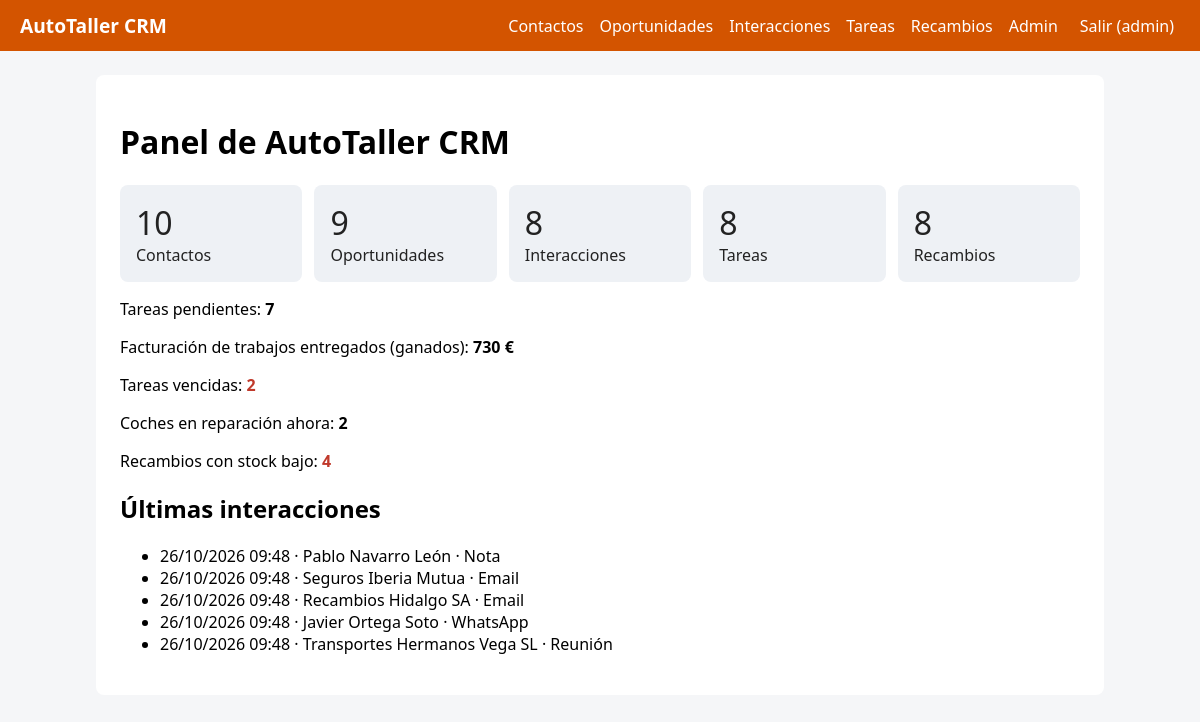
The app's page / (signed in) with its own data.
### interacciones/models.py (models this page shows, shortened)
class Interaccion(models.Model):
    CANALES = [
        ('llamada', 'Llamada'),
        ('email', 'Email'),
        ('reunion', 'Reunión'),
        ('nota', 'Nota'),
        ('whatsapp', 'WhatsApp'),           # Avisos de "tu coche está listo" y envío de presupuestos
        ('mostrador', 'En mostrador'),      # Cliente que pasa por el taller en persona
    ]
    contacto = models.ForeignKey(
        'contactos.Contacto',
        on_delete=models.CASCADE,
        related_name='interacciones'
    )
    canal = models.CharField(
        max_length=20,
        choices=CANALES,
        default='nota'
    )
    resumen = models.TextField()
    fecha = models.DateTimeField(default=timezone.now)
    autor = models.ForeignKey(
        'auth.User',
        on_delete=models.SET_NULL,
        null=True,
        blank=True
    )
    class Meta:
        ordering = ['-fecha']
        verbose_name_plural = 'interacciones'

### contactos/models.py (models this page shows, shortened)
class Contacto(models.Model):
    TIPOS = [
        ('particular', 'Cliente particular'),
        ('empresa', 'Empresa / flota'),
        ('proveedor', 'Proveedor de recambios'),   # OJO: el módulo recambios filtra por este valor
        ('aseguradora', 'Aseguradora'),
        ('otro', 'Otro'),
    ]
    nombre = models.CharField(max_length=120)                        # Texto corto. max_length es OBLIGATORIO
    tipo = models.CharField(max_length=20, choices=TIPOS, default='particular')  # choices -> desplegable en formularios
    email = models.EmailField(blank=True)                            # blank=True -> se puede dejar vacío
    telefono = models.CharField(max_length=30, blank=True)           # Teléfono como texto (admite +34, espacios)
    notas = models.TextField(blank=True)                             # Texto largo
    creado = models.DateTimeField(auto_now_add=True)                 # auto_now_add -> fecha de creación automática
    matricula = models.CharField(max_length=15, blank=True, help_text='Ej: 1234 BCD')
    vehiculo = models.CharField('vehículo', max_length=80, blank=True, help_text='Marca y modelo')
    class Meta:
        ordering = ['nombre']              # Orden por defecto. '-campo' = descendente
    def __str__(self):
        return self.nombre                 # Cómo se muestra el objeto en admin, desplegables, títulos

### core/views.py (the view)
# urls.py: path('', views.inicio, name='inicio'),
@login_required   # Sin sesión iniciada -> redirige al login
def inicio(request):
    resumen = []
    for app, modelo, etiqueta in [('contactos', 'Contacto', 'Contactos'),
                                  ('oportunidades', 'Oportunidad', 'Oportunidades'),
                                  ('interacciones', 'Interaccion', 'Interacciones'),
                                  ('tareas', 'Tarea', 'Tareas'),
                                  ('recambios', 'Recambio', 'Recambios')]:   # Módulo propio (Nivel 4)
        M = _modelo(app, modelo)
        if M:
            resumen.append({'etiqueta': etiqueta, 'n': M.objects.count(), 'url': f'{app}:index'})
    ultimas, pendientes, ganado = [], None, None
    vencidas, en_reparacion, stock_bajo = None, None, None
    Inter = _modelo('interacciones', 'Interaccion')
    if Inter:
        ultimas = Inter.objects.select_related('contacto')[:5]      # Últimas 5 (el modelo ya ordena por -fecha)
    Tarea = _modelo('tareas', 'Tarea')
    if Tarea:
        pendientes = Tarea.objects.filter(hecha=False).count()      # filter(campo=valor) = WHERE
        vencidas = Tarea.objects.filter(hecha=False, vence__lt=date.today()).count()
    Op = _modelo('oportunidades', 'Oportunidad')
    if Op:
        ganado = Op.objects.filter(etapa=Op.ETAPA_GANADA).aggregate(t=Sum('importe'))['t'] or 0   # Sum = suma de la columna
        en_reparacion = Op.objects.filter(etapa=Op.ETAPA_EN_REPARACION).count()
    Recambio = _modelo('recambios', 'Recambio')
    if Recambio:
        stock_bajo = Recambio.objects.filter(stock__lte=F('stock_minimo')).count()
    return render(request, 'core/inicio.html', {
        'resumen': resumen, 'ultimas': ultimas, 'pendientes': pendientes, 'ganado': ganado,
        'vencidas': vencidas, 'en_reparacion': en_reparacion, 'stock_bajo': stock_bajo})

### core/context_processors.py (called while the page is built)
def crm(request):
    return {
        'NOMBRE_CRM': settings.NOMBRE_CRM,
        'COLOR': settings.COLOR_PRINCIPAL,
        'modulos': [{'nombre': m.capitalize(), 'url': f'{m}:index'} for m in settings.MODULOS_CRM],
    }

### core/views.py (called while the page is built)
def _modelo(app, nombre):
    try:
        return apps.get_model(app, nombre)
    except LookupError:
        return None

### core/templates/core/inicio.html (shortened to what this page needs)
{% extends 'core/base.html' %}
{% block content %}
<h1>Panel de {{ NOMBRE_CRM }}</h1>
<div style="display:flex;gap:12px;flex-wrap:wrap">
{% for r in resumen %}
 <a href="{% url r.url %}" style="flex:1;min-width:140px;background:#eef1f5;padding:16px;border-radius:8px;text-decoration:none;color:#222">
  <div style="font-size:2em">{{ r.n }}</div>{{ r.etiqueta }}</a>
{% endfor %}
</div>
{% if pendientes != None %}<p>Tareas pendientes: <strong>{{ pendientes }}</strong></p>{% endif %}
{% if ganado != None %}<p>Facturación de trabajos entregados (ganados): <strong>{{ ganado }} €</strong></p>{% endif %}
{% if vencidas != None %}<p>Tareas vencidas: <strong {% if vencidas %}style="color:#c0392b"{% endif %}>{{ vencidas }}</strong></p>{% endif %}
{% if en_reparacion != None %}<p>Coches en reparación ahora: <strong>{{ en_reparacion }}</strong></p>{% endif %}
{% if stock_bajo != None %}<p>Recambios con stock bajo: <strong {% if stock_bajo %}style="color:#c0392b"{% endif %}>{{ stock_bajo }}</strong></p>{% endif %}
{% if ultimas %}<h2>Últimas interacciones</h2>
<ul>{% for i in ultimas %}<li>{{ i.fecha|date:"d/m/Y H:i" }} · {{ i.contacto }} · {{ i.get_canal_display }}</li>{% endfor %}</ul>{% endif %}
{% endblock %}

### core/templates/core/base.html (shortened to what this page needs)
<!doctype html>
<html lang="es"><head><meta charset="utf-8">
</head>
<body>
<nav>
 <a class="marca" href="{% url 'inicio' %}">{{ NOMBRE_CRM }}</a>
 {% for m in modulos %}<a href="{% url m.url %}">{{ m.nombre }}</a>{% endfor %}
 {% if user.is_staff %}<a href="/admin/">Admin</a>{% endif %}
 {% if user.is_authenticated %}
  <form method="post" action="{% url 'logout' %}" style="margin:0">{% csrf_token %}<button>Salir ({{ user.username }})</button></form>
 {% endif %}
</nav>
<main>
 {% block content %}{% endblock %}
</main>
</body></html>

### records on screen
Interaccion: fecha "26/10/2026 09:48", contacto "Pablo Navarro León", canal "Nota"
Interaccion: fecha "26/10/2026 09:48", contacto "Seguros Iberia Mutua", canal "Email"
Interaccion: fecha "26/10/2026 09:48", contacto "Recambios Hidalgo SA", canal "Email"
Interaccion: fecha "26/10/2026 09:48", contacto "Javier Ortega Soto", canal "WhatsApp"
Interaccion: fecha "26/10/2026 09:48", contacto "Transportes Hermanos Vega SL", canal "Reunión"

### other values on screen
{{ NOMBRE_CRM }} "AutoTaller CRM"
{{ m.nombre }} "Contactos" "Oportunidades" "Interacciones" "Tareas" "Recambios"
{{ user.username }} "admin"
{{ r.n }} "10" "9" "8" "8" "8"
{{ r.etiqueta }} "Contactos" "Oportunidades" "Interacciones" "Tareas" "Recambios"
{{ pendientes }} "7"
{{ ganado }} "730"
{{ vencidas }} "2"
{{ en_reparacion }} "2"
{{ stock_bajo }} "4"
